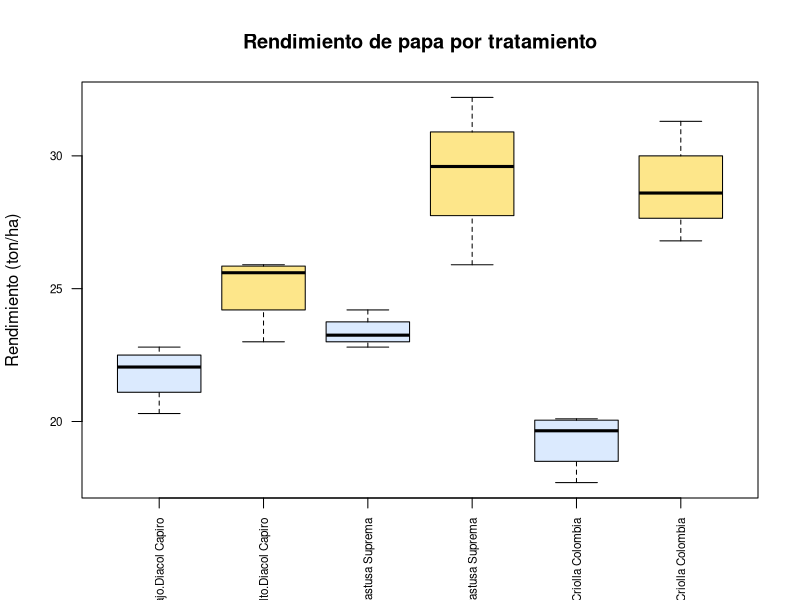
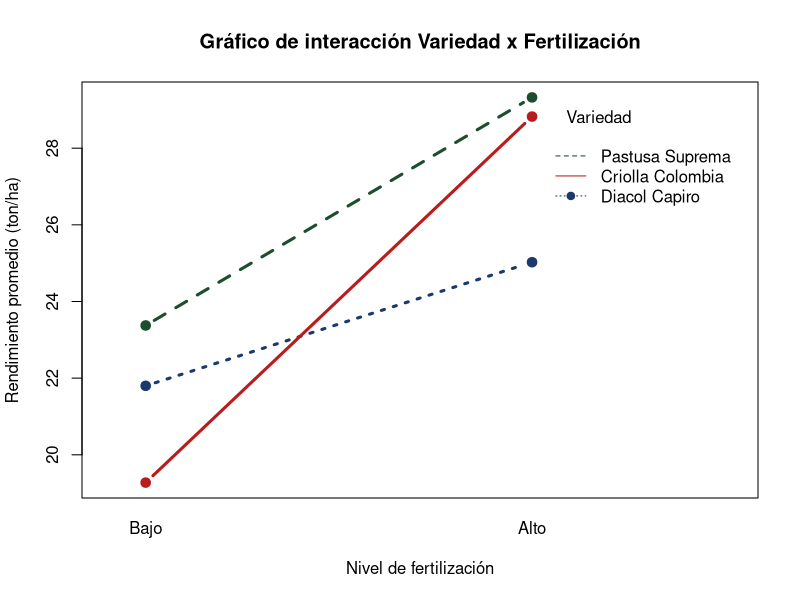
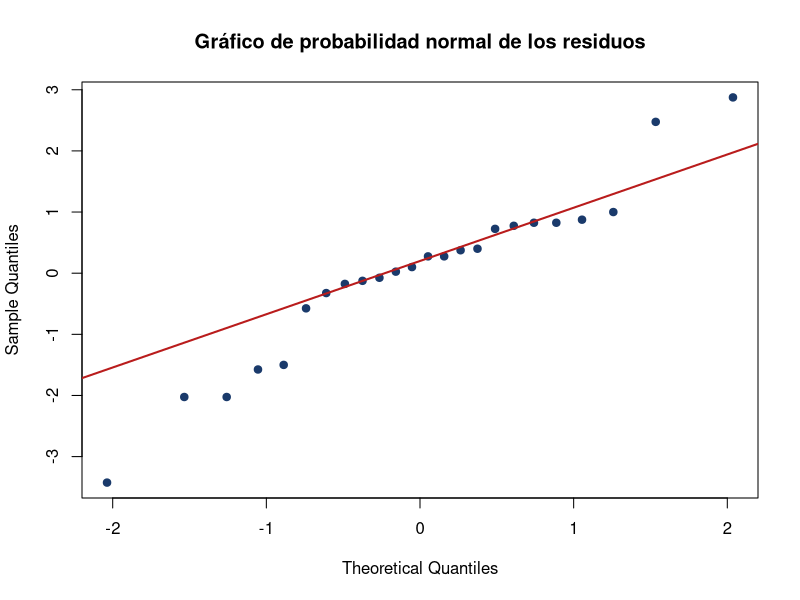
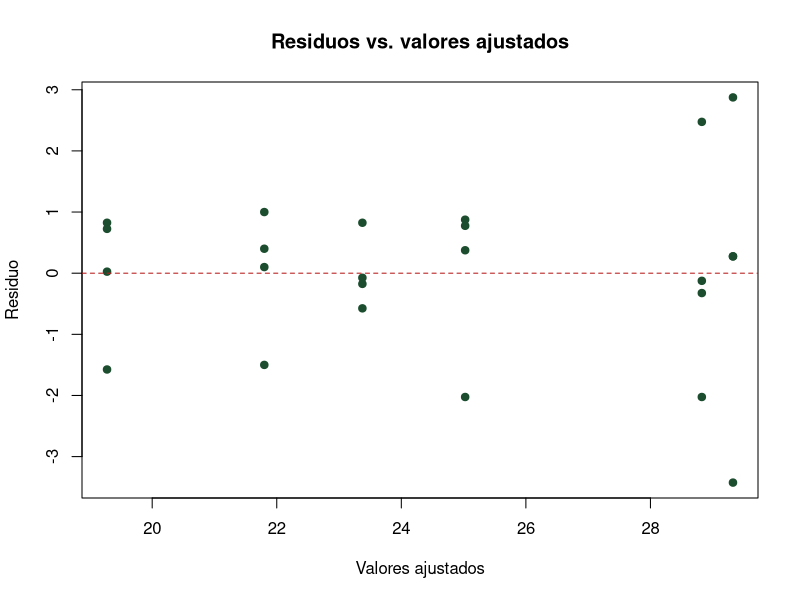
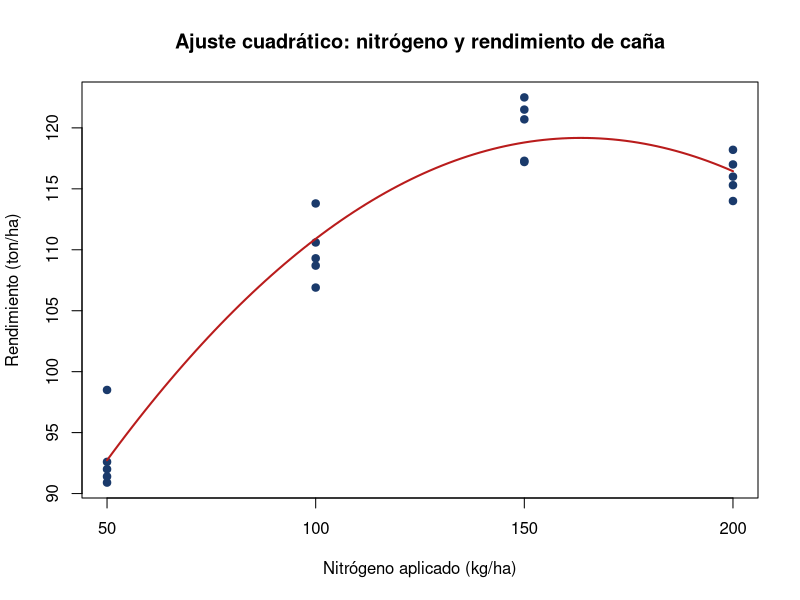

Here is the R script that generated these plots, in order:
## ---- chunk 1
#| label: setup-datos
#| include: false
variedad <- factor(rep(c("Diacol Capiro", "Pastusa Suprema", "Criolla Colombia"), each = 8),
                    levels = c("Diacol Capiro", "Pastusa Suprema", "Criolla Colombia"))
fert <- factor(rep(rep(c("Bajo", "Alto"), each = 4), times = 3), levels = c("Bajo", "Alto"))

mu <- c(
  "Diacol Capiro.Bajo" = 22, "Diacol Capiro.Alto" = 27,
  "Pastusa Suprema.Bajo" = 24, "Pastusa Suprema.Alto" = 30,
  "Criolla Colombia.Bajo" = 19, "Criolla Colombia.Alto" = 29
)
celda <- paste(variedad, fert, sep = ".")
set.seed(2026)
rendimiento <- round(rnorm(24, mean = mu[celda], sd = 1.6), 1)
datos <- data.frame(variedad, fert, rendimiento)
modelo <- aov(rendimiento ~ variedad * fert, data = datos)
## ---- chunk 2
#| label: boxplot-descriptivo
#| echo: false
#| fig-height: 3.3
boxplot(rendimiento ~ fert * variedad, data = datos,
        col = rep(c("#dbeafe", "#fde68a"), 3),
        las = 2, cex.axis = 0.7,
        xlab = "", ylab = "Rendimiento (ton/ha)",
        main = "Rendimiento de papa por tratamiento")
## ---- chunk 3
#| label: grafico-interaccion
#| echo: false
#| fig-height: 3.4
interaction.plot(datos$fert, datos$variedad, datos$rendimiento,
                  col = c("#1a3a6b", "#1b4d2e", "#b91c1c"), lwd = 3,
                  type = "b", pch = 19,
                  xlab = "Nivel de fertilización", ylab = "Rendimiento promedio (ton/ha)",
                  trace.label = "Variedad", main = "Gráfico de interacción Variedad x Fertilización")
## ---- chunk 4
#| label: qqplot-residuos
#| echo: false
#| fig-height: 3.2
qqnorm(residuals(modelo), main = "Gráfico de probabilidad normal de los residuos",
       pch = 19, col = "#1a3a6b")
qqline(residuals(modelo), col = "#b91c1c", lwd = 2)
## ---- chunk 5
#| label: residuos-vs-ajustados
#| echo: false
#| fig-height: 3.3
plot(fitted(modelo), residuals(modelo), pch = 19, col = "#1b4d2e",
     xlab = "Valores ajustados", ylab = "Residuo",
     main = "Residuos vs. valores ajustados")
abline(h = 0, lty = 2, col = "#b91c1c")
## ---- chunk 6
#| label: rs-setup
#| include: false
set.seed(7)
Nf <- rep(c(50, 100, 150, 200), each = 5)
rend_rs <- round(70 + 0.55*Nf - 0.0016*Nf^2 + rnorm(20, 0, 2.2), 1)
datos_rs <- data.frame(N = Nf, rend = rend_rs)
mod_quad <- lm(rend ~ N + I(N^2), data = datos_rs)
## ---- chunk 7
#| label: rs-plot
#| echo: false
#| fig-height: 3.3
plot(datos_rs$N, datos_rs$rend, pch = 19, col = "#1a3a6b",
     xlab = "Nitrógeno aplicado (kg/ha)", ylab = "Rendimiento (ton/ha)",
     main = "Ajuste cuadrático: nitrógeno y rendimiento de caña")
curve_x <- seq(50, 200, length.out = 100)
curve_y <- predict(mod_quad, newdata = data.frame(N = curve_x))
lines(curve_x, curve_y, col = "#b91c1c", lwd = 2)
